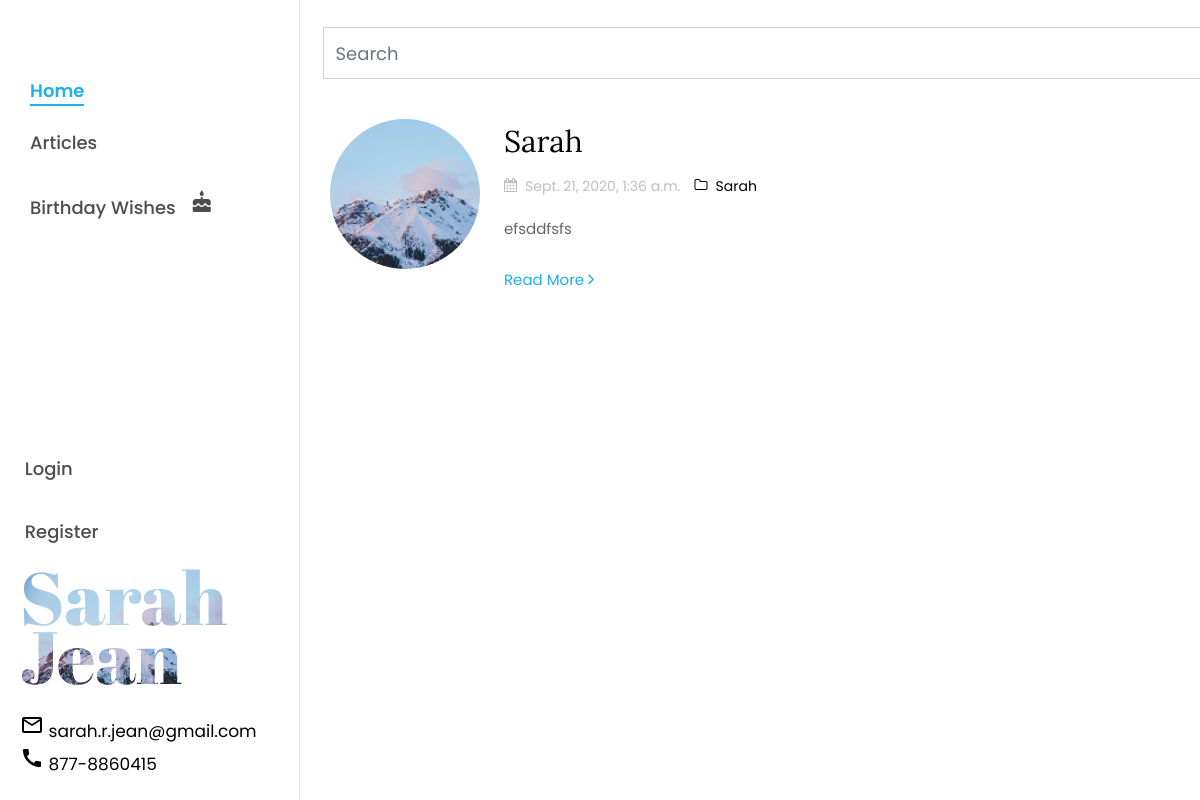
The page / on the database its author committed.
### article/models.py (models this page shows, shortened)
class Article(models.Model):
    author = models.ForeignKey("auth.User",on_delete = models.CASCADE,verbose_name = "Author ")
    title = models.CharField(max_length = 50,verbose_name = "Title")
    content = RichTextField()
    created_date = models.DateTimeField(auto_now_add=True,verbose_name="Created On")
    article_image = models.FileField(blank = True,null = True,verbose_name="Image", default="bg_1.jpg")
    slug = models.SlugField(unique=True, max_length=100)
    def __str__(self):
        return self.title
    class Meta:
        ordering = ['-created_date']

### article/views.py (the view)
# urls.py: path('',views.index,name = "index"),
def index(request):
    print("Loading articles:")
    keyword = request.GET.get("keyword")
    print("Keyword : ", keyword)
    if keyword:
        articles = Article.objects.filter(title__contains=keyword)
        return render(request, "messages.html", {"articles": articles})
    articles = Article.objects.all()
    print(articles)
    return render(request, "allarticles.html", {"articles": articles})

### templates/allarticles.html (shortened to what this page needs)
{% extends "includes/colornav.html" %}
{% block body %}
{% load static %}
    {% if articles %}
    <br>
    <div class="row hidden-md-down ">
        <div class="col-md-10 offset-md-3">
            <div class="col-lg-11">
                <form>
                    <div class="md-form active-cyan active-cyan-2 mb-3">
                        <input class="form-control" type="text" placeholder="Search" aria-label="Search" name="keyword">
                    </div>
                </form>
            </div>
        </div>
    </div>
    <div id="colorlib-main">
        <section class="ftco-section ftco-no-pt ftco-no-pb">
            <div class="container">
                <div class="col">
                    <div class="row pt-md-4">
                        {% for article in articles %}
                        <div class="col-md-12">
                            <div class="blog-entry ftco-animate d-md-flex">
                                <a href="{% url 'article:detail' article.slug %}" class="img img-2"
                                    style="background-image: url({{article.article_image.url}});"></a>
                                <div class="text text-2 pl-md-4">
                                    <h3 class="mb-2"><a
                                            href="{% url 'article:detail' article.slug %}">{{article.title}}</a>
                                    </h3>
                                    <div class="meta-wrap">
                                        <p class="meta">
                                            <span><i class="icon-calendar mr-2"></i>{{article.created_date}}</span>
                                            <span><a href="/articles/dashboard/"><i
                                                        class="icon-folder-o mr-2"></i>{{article.author.username}}</a></span>
                                        </p>
                                    </div>
                                    <p class="mb-4">{{article.content|safe|truncatewords:50}}</p>
                                    <p><a href="{% url 'article:detail' article.slug %}" class="btn-custom">Read
                                            More <span class="ion-ios-arrow-forward"></span></a></p>
                                </div>
                            </div>
                        </div>
                        {% endfor %}
                    </div>
                </div>
            </div>
        </section>
    </div>
    {% endif %}
{% endblock body %}

### static/css/icomoon.css (style rules this page uses)
[class^="icon-"], [class*=" icon-"] { font-family: 'icomoon' !important; speak: none; font-style: normal; font-weight: normal; font-variant: normal; text-transform: none; line-height: 1; -webkit-font-smoothing: antialiased; -moz-osx-font-smoothing: grayscale; }
.icon-calendar:before { content: "\f073"; }
.icon-folder-o:before { content: "\f114"; }

### rows shown on the page
Article: article_image (picture), title "Sarah", created_date "Sept. 21, 2020, 1:36 a.m.", author.username "Sarah", content "efsddfsfs"
